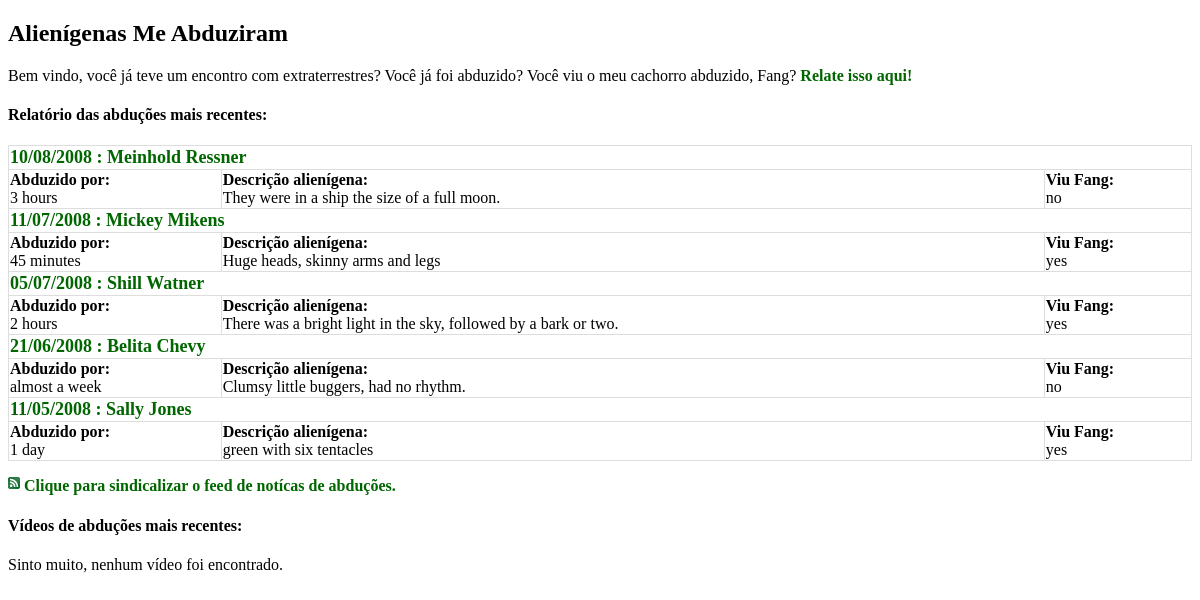
The page / on the database its author committed.
### tables this page shows
CREATE TABLE `aliens_abduction` (
  `abduction_id` INT AUTO_INCREMENT,
  `first_name` VARCHAR(30),
  `last_name` VARCHAR(30),
  `when_it_happened` DATE,
  `how_long` VARCHAR(30),
  `how_many` VARCHAR(30),
  `alien_description` VARCHAR(100),
  `what_they_did` VARCHAR(100),
  `fang_spotted` VARCHAR(10),
  `other` VARCHAR(100),
  `email` VARCHAR(50),
  PRIMARY KEY (`abduction_id`)
);

### controllers/index.php (called while the page is built)
<?php
    if ( isset ( $_GET['abduction_id'] ) ) {
        $data = $dal -> select ( $_GET['abduction_id'] );
    } else {
        $data = $dal -> select ( null, $limit = 5 );
    }
    require_once 'views/template.php';

### models/DALAlienAbduction.php (called while the page is built, shortened)
<?php
class DALAlienAbduction
{
	private $con;
	public function __construct ( $con )
	{
		$this -> con = $con;
	}
	public function select ( $abduction_id = 0, $limit = 0 )
	{
		if ( $abduction_id > 0 ) {
			return $this -> select_alien_abduction ( $abduction_id );
		} else if ( $limit != 0 ) {
			return $this -> select_all_limit ( $limit );
		} else {
			return $this -> select_all ( );
		}
	}
	public function select_all_limit ( $limit )
	{
		$sql = "SELECT * FROM aliens_abduction ORDER BY when_it_happened DESC LIMIT $limit";
		$result = $this -> con -> query ( $sql );
		$aliens_abduction = [];
		while ( $alien_abduction = $result -> fetch_object ( 'AlienAbduction' ) ) {
			$aliens_abduction[] = $alien_abduction;
		}
		return $aliens_abduction;
	}
}

### models/AlienAbduction.php (called while the page is built, shortened)
<?php
class AlienAbduction
{
	private $abduction_id;
	private $first_name;
	private $last_name;
	private $when_it_happened;
	private $how_long;
	private $alien_description;
	private $fang_spotted;
	public function getAbductionId ( )
	{
		return $this -> abduction_id;
	}
	public function getFirstName ( )
	{
		return $this -> first_name;
	}
	public function getLastName ( )
	{
		return $this -> last_name;
	}
	public function getWhenItHappened ( )
	{
		return $this -> when_it_happened;
	}
	public function getHowLong ( )
	{
		return $this -> how_long;
	}
	public function getAlienDescription ( )
	{
		return $this -> alien_description;
	}
	public function getFangSpotted ( )
	{
		return $this -> fang_spotted;
	}
}

### helpers/helpers.php (called while the page is built, shortened)
<?php
function date_to_br ( $date ) {
	$parts = explode ( '-', $date );
	$object_date = DateTime::createFromFormat ( 'Y-m-d', $date );
	return $object_date -> format ( 'd/m/Y' );
}

### controllers/youtube.php (called while the page is built, shortened)
<?php
    $success = false;
    require_once 'views/youtube.php';

### views/template.php (the view, shortened to what this page needs)
<!DOCTYPE html>
<html lang="pt-br">
    <head>
        <link rel="stylesheet" type="text/css" href="assets/style.css" />
    </head>
    <body>
        <h2>Alienígenas Me Abduziram</h2>
        <p>
            Bem vindo, você já teve um encontro com extraterrestres? Você já foi abduzido? Você viu o meu
            cachorro abduzido, Fang? <a href="?rota=report">Relate isso aqui!</a>
        </p>
        <?php if ( is_object ( $data ) ) : ?>
            <p>
                <strong>Nome:</strong> <?= $data -> getFirstName ( ) . ' ' . $data -> getLastName ( ) ?>
                <br />
                <strong>Data:</strong> <?= date_to_br ( $data -> getWhenItHappened ( ) ) ?><br />
                <strong>Email:</strong> <?= $data -> getEmail ( ) ?><br />
                <strong>Abduzido por:</strong> <?= $data -> getHowLong ( ) ?><br />
                <strong>Número de alienígenas:</strong> <?= $data -> getHowMany ( ) ?><br />
                <strong>Descrição alienígena:</strong> <?= $data -> getAlienDescription ( ) ?><br />
                <strong>O que aconteceu:</strong> <?= $data -> getWhatTheyDid ( ) ?><br />
                <strong>Outra informação:</strong> <?= $data -> getOther ( ) ?><br />
                <strong>Viu Fang:</strong> <?= $data -> getFangSpotted ( ) ?>
            </p>
            <p><a href="index.php">&lt;&lt; Voltar à página principal</a></p>
        <?php else : ?>
            <h4>Relatório das abduções mais recentes:</h4>
            <table width="100%">
                <?php foreach ( $data as $row ) : ?>
                    <tr class='heading'>
                        <td colspan='3'>
                            <a href='index.php?abduction_id=<?= $row -> getAbductionId ( ) ?>'>
                                <?= date_to_br ( $row -> getWhenItHappened ( ) ) . ' : ' .
                                $row -> getFirstName ( ) . ' ' . $row -> getLastName ( ) ?>
                            </a>
                        </td>
                    </tr>
                    <tr>
                        <td><strong>Abduzido por:</strong><br /> <?= $row -> getHowLong ( ) ?></td>
                        <td>
                            <strong>Descrição alienígena:</strong><br />
                            <?= $row -> getAlienDescription ( ) ?>
                        </td>
                        <td><strong>Viu Fang:</strong><br /> <?= $row -> getFangSpotted ( ) ?></td>
                    </tr>
                <?php endforeach ?>
            </table>
            <p>
                <a href="?rota=newsfeed"><img style="vertical-align:top; border:none"
                    src="image/rssicon.png" alt="Sindicato das abduções alienígenas"> Clique para
                    sindicalizar o feed de notícas de abduções.
                </a>
            </p>
            <h4>Vídeos de abduções mais recentes:</h4>
            <?php require_once 'controllers/youtube.php' ?>
        <?php endif ?>
    </body>
</html>

### index.php (shortened to what this page needs)
<?php
require 'helpers/database.php';
require 'helpers/helpers.php';
require 'models/AlienAbduction.php';
require 'models/DALAlienAbduction.php';
$dal = new DALAlienAbduction ( $con );
$rota = 'index';
if ( is_file ( "controllers/{$rota}.php" ) ) {
	require "controllers/{$rota}.php";
} else {
	echo 'Rota não encontrada';
}

### views/youtube.php
<?php if ($success) : ?>
    <table class="youtube">
        <tr>
            <?php foreach ($videos as $video) : ?>
                <td width="<?= $width ?>%">
                    <a href="<?= $video['video_url'] ?>">
                        <?= $video['title'] ?><br />
                        <span><?= $video['length_formatted'] ?></span><br />
                        <img src="<?= $video['thumbnail_url'] ?>" />
                    </a>
                </td>
            <?php endforeach ?>
        </tr>
    </table>
<?php else : ?>
    <p>Sinto muito, nenhum vídeo foi encontrado.</p>
<?php endif ?>

### assets/style.css (style rules this page uses)
table { border: 1px solid #DDDDDD; border-collapse: collapse; }
tr.heading { font-size: large; color: #006600; }
td { border: 1px solid #DDDDDD; }
a { text-decoration: none; font-weight: bold; }
a:link { color: #006600; }

### rows shown on the page
aliens_abduction: when_it_happened "10/08/2008", first_name "Meinhold", last_name "Ressner", how_long "3 hours", alien_description "They were in a ship the size of a full moon.", fang_spotted "no"
aliens_abduction: when_it_happened "11/07/2008", first_name "Mickey", last_name "Mikens", how_long "45 minutes", alien_description "Huge heads, skinny arms and legs", fang_spotted "yes"
aliens_abduction: when_it_happened "05/07/2008", first_name "Shill", last_name "Watner", how_long "2 hours", alien_description "There was a bright light in the sky, followed by a bark or two.", fang_spotted "yes"
aliens_abduction: when_it_happened "21/06/2008", first_name "Belita", last_name "Chevy", how_long "almost a week", alien_description "Clumsy little buggers, had no rhythm.", fang_spotted "no"
aliens_abduction: when_it_happened "11/05/2008", first_name "Sally", last_name "Jones", how_long "1 day", alien_description "green with six tentacles", fang_spotted "yes"
